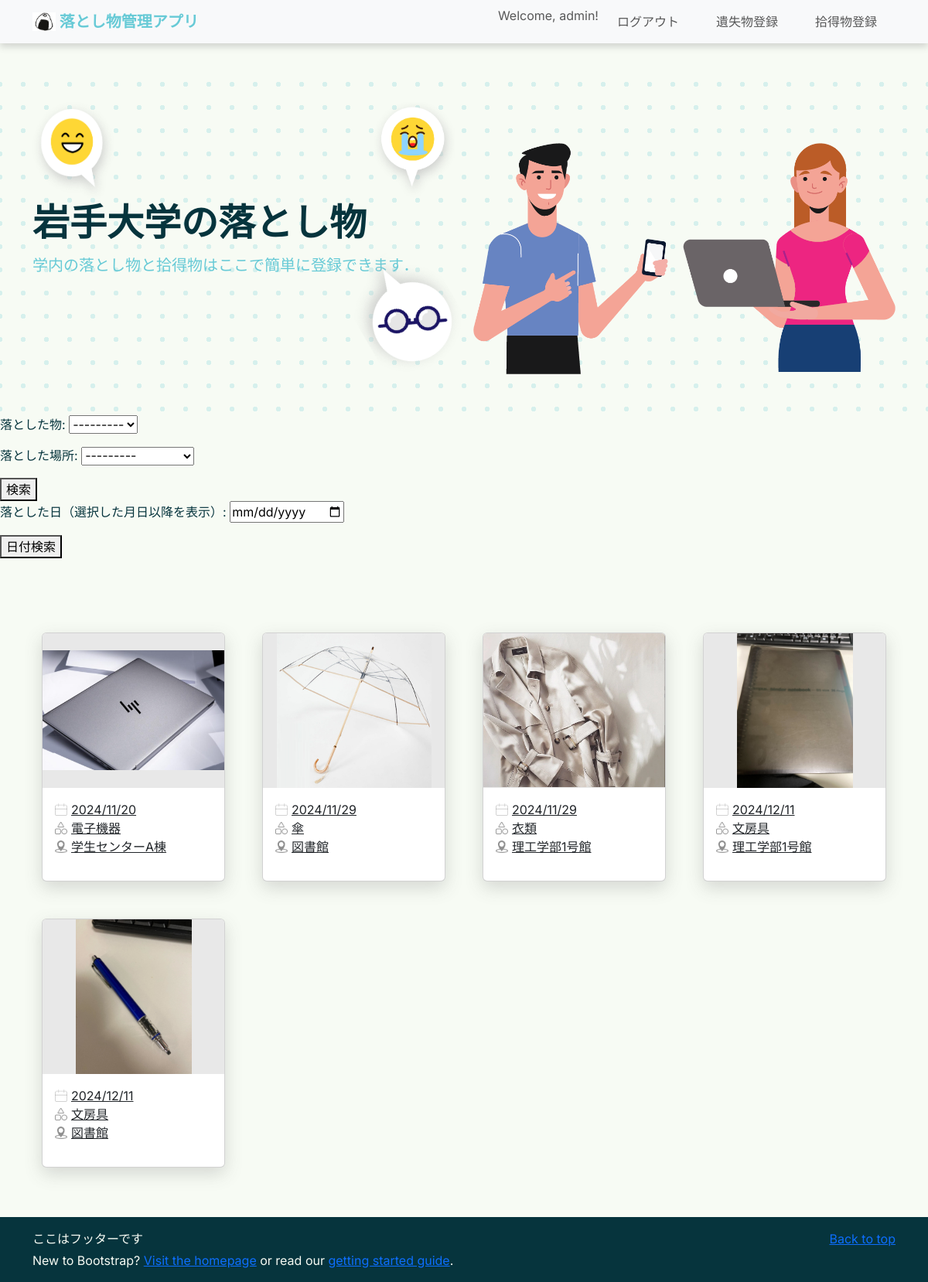
The app's page / (signed in) with its own data.
### LostItemproject/top/models.py (models this page shows, shortened)
class ItemImage(models.Model):
    id = models.AutoField(primary_key=True)
    item = models.ForeignKey(Item, on_delete=models.CASCADE, verbose_name="Item")
    image_path = models.ImageField(upload_to='item_images/', max_length=255, blank=True, null=True,
                                   verbose_name='Item Images')
    uploaded_at = models.DateTimeField(auto_now_add=True, null=True, blank=True)

class Item(models.Model):
    item_id = models.AutoField(primary_key=True)
    item_name = models.ForeignKey(ItemsNameTag, on_delete=models.CASCADE, verbose_name="Item Name")
    PorD_location = models.ForeignKey(PickedOrDroppedLocationsTag, on_delete=models.CASCADE,
                                      verbose_name="Picked or Dropped Location")
    storage_location = models.ForeignKey(StorageLocationsTag, on_delete=models.CASCADE, verbose_name="Storage Location", null=True)
    item_type = models.IntegerField(verbose_name="Item Type", help_text="0: Found, 1: Lost")
    status = models.SmallIntegerField(verbose_name="Status", help_text="0: Pending, 1: In Progress, 2: Resolved")
    created_at = models.DateTimeField(auto_now_add=True)
    updated_at = models.DateTimeField(auto_now=True, null=True, blank=True)
    contact_email = models.EmailField(max_length=100, null=True, blank=True)
    contact_phone = models.CharField(max_length=20, null=True, blank=True)
    description = models.TextField(null=True, blank=True)

class ItemsNameTag(models.Model):
    item_name_id = models.AutoField(primary_key=True)
    item_name = models.CharField(max_length=100, verbose_name="Name tags for items",
                                 help_text="Stationery, clothing, electronic equipment, etc.")
    description = models.TextField(null=True, blank=True)
    def __str__(self):
        return self.item_name

class PickedOrDroppedLocationsTag(models.Model):
    PorD_location_id = models.AutoField(primary_key=True)
    picked_or_dropped_location_name = models.CharField(max_length=100, verbose_name="Location Name",
                                                       help_text="Name of the place where it was found or dropped, e.g., faculty building, student center, etc.")
    description = models.TextField(null=True, blank=True)
    def __str__(self):
        return self.picked_or_dropped_location_name

### LostItemproject/top/views.py (the view)
# urls.py: path('', views.index, name='index'),
def index(request):
    itemname_tag = None
    location_tag = None
    images = ItemImage.objects.select_related("item__item_name").all() # すべての物品表示
    images = images.filter(item__status=0) # status = 0の物品だけ表示
    if request.method == "POST":
        form = TagFilterForm(request.POST) # form.pyからimport
        date_form = DateFilterForm(request.POST)
        if form.is_valid():
            itemname_tag = form.cleaned_data['itemname_tag']
            location_tag = form.cleaned_data["location_tag"]
            if itemname_tag and location_tag:
                images = images.filter(Q(item__item_name=itemname_tag) & Q(item__PorD_location=location_tag))
            elif itemname_tag:
                images = images.filter(item__item_name=itemname_tag)
            elif location_tag:
                images = images.filter(item__PorD_location=location_tag)
        if date_form.is_valid():
            date = date_form.cleaned_data.get("date")
            if date:
                images = images.filter(item__created_at__gte=date)
    else:
        form = TagFilterForm()
        date_form = DateFilterForm()
    context = {
        "images": images,
        "form": form,
        "date_form": date_form,
    }
    return render(request, 'index.html', context)

### LostItemproject/top/forms.py
class TagFilterForm(forms.Form):
    itemname_tag = forms.ModelChoiceField(
        queryset=ItemsNameTag.objects.all(),
        required=False,
        label="落とした物"
    )
    location_tag = forms.ModelChoiceField(
        queryset=PickedOrDroppedLocationsTag.objects.all(),
        required=False,
        label="落とした場所"
    )

class DateFilterForm(forms.Form):
    date = forms.DateField(
        required=False,
        widget=forms.DateInput(attrs={"type": "date"}),
        label="落とした日（選択した月日以降を表示）"
    )

### LostItemproject/top/models.py (called while the page is built)
    def __str__(self):
        return self.storage_location_name

### LostItemproject/top/templates/index.html (shortened to what this page needs)
{% extends "base.html" %}
{% load static %}
{% block content %}
    <div class="hero">
      <div class="container col-xxl-8 pt-5 hero-content">
        <div class="row flex-lg-row-reverse align-items-center">
          <div class="col-sm-12 col-md-6 col-lg-6">
            <img src="{% static "imgs/illustrations/HomePage-L.png" %}" class="d-block mx-lg-auto img-fluid" alt="illustration" width="100%" loading="lazy">
          </div>
          <div class="hero-texts col-sm-12 col-md-6 col-lg-6">
            <div class="emojis d-none d-md-inline-flex justify-content-between">
              <img src="{% static "imgs/illustrations/emoji_ニコニコ.png" %}" class="img-fluid emoji_niconico" alt="illustration" width="20%" loading="lazy">
              <img src="{% static "imgs/illustrations/emoji_泣き顔.png" %}" class="img-fluid emoji_nakigao" alt="illustration" width="20%" loading="lazy">
            </div>
            <h1 class="display-5 fw-bold lh-1 mb-3">岩手大学の落とし物</h1>
            <p class="lead py-0">学内の落とし物と拾得物はここで簡単に登録できます．</p>
            <div class="emojis d-none d-md-inline-flex justify-content-end py-0">
              <img src="{% static "imgs/illustrations/emoji_めがね.png" %}" class="img-fluid emoji_megane" alt="illustration" width="23%" loading="lazy">
            </div>
          </div>
        </div>
      </div>
    </div>
    <form method="post">
        {{ form.as_p }}
        <button type="submit">検索</button>
    </form>
    <form method="post">
        {{ date_form.as_p }}
        <button type="submit">日付検索</button>
    </form>
    <section id="cardlists">
      {% if images %}
      <div class="container">
        <div class="row g-8 py-5">
          {% for image in images %}
          <div class="col-lg-3 col-sm-6 g-5">
            <a class="card card-effect" href="#" data-bs-toggle="modal" data-bs-target="#modal{{ image.id }}">
              <div class="card-img-area">
                <img src="{{ image.image_path.url }}" class="card-img-top " alt="Item Image">
              </div>
              <div class="card-body">
                <ul>
                <li class="card-text"><img class="card-icons" src="{% static "imgs/icons/CALENDAR I.png" %}">{{image.item.created_at|date:"Y/m/d"}}</li>
                <li class="card-text"><img class="card-icons" src="{% static "imgs/icons/CATEGORY I.png" %}">{{ image.item.item_name.item_name }}</li>
                <li class="card-text"><img class="card-icons" src="{% static 'imgs/icons/Component 1.png'%}">{{image.item.PorD_location}}</li>
                </ul>
              </div>
            </a>
          </div>
          {% endfor %}
        </div>
      </div>
      {% else %}
        <p>選択されたタグを持つ落とし物情報は見つかりませんでした</p>
      {% endif %}
    </section>
{% endblock content %}

### LostItemproject/templates/base.html (shortened to what this page needs)
{% load static %}
<!DOCTYPE html>
<html lang="en">
<head>
    <link rel="stylesheet" href="{% static 'css/style.css' %}">
    <link rel="stylesheet" href="{% static 'css/top.css' %}">
    <link href="https://cdn.jsdelivr.net/npm/bootstrap@5.3.3/dist/css/bootstrap.min.css" rel="stylesheet">
</head>
<body>
    <main>
        <nav class="navbar fixed-top navbar-expand-lg navbar-light bg-light">
            <div class="container">
              <a class="navbar-brand" href="{% url 'top:home' %}">
                <img src = "{% static 'imgs/おにぎり.jpg' %}" alt="" width="30" height="24" class="d-inline-block align-text-top">
                落とし物管理アプリ
              </a>
              <div class="collapse navbar-collapse justify-content-end" id="navbarSupportedContent">
                <ul class="navbar-nav ms-auto">
                    {% if user.is_authenticated %}
                    <li class="nav-item">
                        <span class="navbar-text">Welcome, {{ user.username }}!</span>
                    </li>
                    <li class="nav-item mx-3">
                        <a class="nav-link" href="{% url 'lostitem:logout' %}">ログアウト</a>
                    </li>
                  <li class="nav-item mx-3">
                    <a class="nav-link" href="{% url 'lostitem:tolostitemregister' %}">遺失物登録</a>
                  </li>
                  <li class="nav-item mx-3">
                    <a class="nav-link" href="{% url 'founditem:tofounditemregister' %}">拾得物登録</a>
                  </li>
                  {% else %}
                  <li class="nav-item mx-3">
                    <a class="nav-link" href="{% url 'lostitem:login' %}">ログイン</a>
                  </li>
                  {% endif %}
                </ul>
              </div>
            </div>
        </nav>
        <div style="margin-top: 84px;">
            {% block content %}{% endblock %}
        </div>
    </main>
</body>
<footer>
    <div class="container py-3 mt-3">
        <p class="float-end mb-1">
          <a href="#">Back to top</a>
        </p>
        <p class="mb-1">ここはフッターです</p>
        <p class="mb-0">New to Bootstrap? <a href="/">Visit the homepage</a> or read our <a href="/docs/5.0/getting-started/introduction/">getting started guide</a>.</p>
      </div>
</footer>
</html>

### LostItemproject/static/css/style.css (style rules this page uses)
:root { --primary: #67CAD6; --body:#cef1f7; --background:#F7FBF4; --textcolor:#06343D; }
body { font-family: "Inter", sans-serif !important; font-optical-sizing: auto; color:var(--textcolor) !important; background-color:var(--background)!important; }
footer { background-color: #06343D !important; color: var(--background); }
.navbar { background-color: #FFFFFF !important; box-shadow: 0 5px 8px rgba(77, 77, 77, 0.204); }
.navbar .navbar-brand { color: var(--primary) !important; font-size: 20px; font-weight: 700; }

### LostItemproject/static/css/top.css (style rules this page uses)
:root { --primary: #67CAD6; --body:#cef1f7; --background:#F7FBF4; --box-shadow:0 8px 22px rgba(77, 77, 77, 0.204); }
.hero { background-image:radial-gradient(#67cbd63b 3px, #F7FBF4 2px); background-size:30px 30px; background-repeat:repeat; background-position:center; background-attachment:fixed; position: relative; z-index: 1; }
.hero .emoji_megane { transform: rotate(150deg); position:relative; top: -50px; }
.hero p { color: var(--primary) !important; font-weight: 500; }
.card-body li { display: flex; align-items: center; text-decoration: none !important; }
.card-body ul { list-style:none; padding:0; }
.card-text img { width: 1em; height: 1em; margin-right: 5px; }
.card-effect { box-shadow:var(--box-shadow) ; transition:all 0.35s ease; }
.card-img-top { height:200px; object-fit: contain; background-color:#E8E8E8; }

### records on screen
ItemImage: image_path (picture), item.created_at "2024/11/20", item.item_name.item_name "電子機器", item.PorD_location "学生センターA棟"
ItemImage: image_path (picture), item.created_at "2024/11/29", item.item_name.item_name "傘", item.PorD_location "図書館"
ItemImage: image_path (picture), item.created_at "2024/11/29", item.item_name.item_name "衣類", item.PorD_location "理工学部1号館"
ItemImage: image_path (picture), item.created_at "2024/12/11", item.item_name.item_name "文房具", item.PorD_location "理工学部1号館"
ItemImage: image_path (picture), item.created_at "2024/12/11", item.item_name.item_name "文房具", item.PorD_location "図書館"

### other values on screen
{{ user.username }} "admin"
